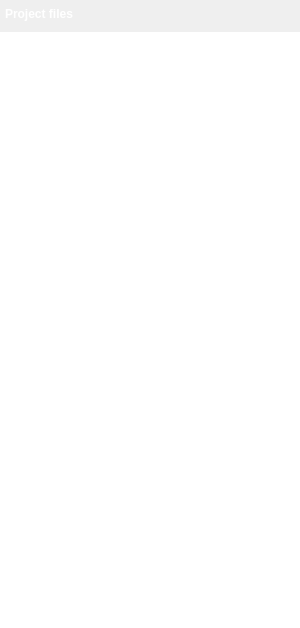
<?xml version="1.0" encoding="UTF-8"?>
<ui version="4.0">
 <class>Edit</class>
 <widget class="QWidget" name="Edit">
  <property name="enabled">
   <bool>true</bool>
  </property>
  <property name="geometry">
   <rect>
    <x>0</x>
    <y>0</y>
    <width>300</width>
    <height>628</height>
   </rect>
  </property>
  <property name="sizePolicy">
   <sizepolicy hsizetype="Preferred" vsizetype="Preferred">
    <horstretch>0</horstretch>
    <verstretch>0</verstretch>
   </sizepolicy>
  </property>
  <property name="maximumSize">
   <size>
    <width>16777215</width>
    <height>16777215</height>
   </size>
  </property>
  <property name="windowTitle">
   <string>Form</string>
  </property>
  <property name="styleSheet">
   <string notr="true">QSplitter#fileList::handle:horizontal{
	background-color: rgb(0, 0, 0);
}</string>
  </property>
  <layout class="QVBoxLayout" name="verticalLayout">
   <property name="spacing">
    <number>0</number>
   </property>
   <property name="margin">
    <number>0</number>
   </property>
   <item>
    <widget class="QSplitter" name="fileList">
     <property name="sizePolicy">
      <sizepolicy hsizetype="Expanding" vsizetype="Preferred">
       <horstretch>0</horstretch>
       <verstretch>0</verstretch>
      </sizepolicy>
     </property>
     <property name="accessibleName">
      <string>fileList</string>
     </property>
     <property name="styleSheet">
      <string notr="true"/>
     </property>
     <property name="orientation">
      <enum>Qt::Horizontal</enum>
     </property>
     <property name="opaqueResize">
      <bool>true</bool>
     </property>
     <property name="handleWidth">
      <number>1</number>
     </property>
     <property name="childrenCollapsible">
      <bool>false</bool>
     </property>
     <widget class="QFrame" name="frame_3">
      <property name="sizePolicy">
       <sizepolicy hsizetype="Preferred" vsizetype="Preferred">
        <horstretch>0</horstretch>
        <verstretch>0</verstretch>
       </sizepolicy>
      </property>
      <property name="minimumSize">
       <size>
        <width>80</width>
        <height>0</height>
       </size>
      </property>
      <property name="baseSize">
       <size>
        <width>0</width>
        <height>0</height>
       </size>
      </property>
      <property name="frameShape">
       <enum>QFrame::NoFrame</enum>
      </property>
      <property name="frameShadow">
       <enum>QFrame::Raised</enum>
      </property>
      <property name="lineWidth">
       <number>0</number>
      </property>
      <layout class="QVBoxLayout" name="verticalLayout_2">
       <property name="spacing">
        <number>4</number>
       </property>
       <property name="margin">
        <number>0</number>
       </property>
       <item>
        <widget class="QFrame" name="frame_5">
         <property name="sizePolicy">
          <sizepolicy hsizetype="Preferred" vsizetype="Preferred">
           <horstretch>0</horstretch>
           <verstretch>0</verstretch>
          </sizepolicy>
         </property>
         <property name="minimumSize">
          <size>
           <width>0</width>
           <height>28</height>
          </size>
         </property>
         <property name="maximumSize">
          <size>
           <width>16777215</width>
           <height>28</height>
          </size>
         </property>
         <property name="styleSheet">
          <string notr="true">#frame_5{
	background-image: url(:toolbar)
}</string>
         </property>
         <property name="lineWidth">
          <number>0</number>
         </property>
         <layout class="QHBoxLayout" name="horizontalLayout">
          <property name="spacing">
           <number>0</number>
          </property>
          <property name="leftMargin">
           <number>5</number>
          </property>
          <property name="topMargin">
           <number>0</number>
          </property>
          <property name="rightMargin">
           <number>5</number>
          </property>
          <property name="bottomMargin">
           <number>0</number>
          </property>
          <item>
           <widget class="QLabel" name="label1">
            <property name="text">
             <string>&lt;html&gt;&lt;head/&gt;&lt;body&gt;&lt;p&gt;&lt;span style=&quot; font-weight:600; color:#ffffff;&quot;&gt;Project files&lt;/span&gt;&lt;/p&gt;&lt;/body&gt;&lt;/html&gt;</string>
            </property>
           </widget>
          </item>
         </layout>
        </widget>
       </item>
       <item>
        <widget class="QTreeView" name="projectView">
         <property name="sizePolicy">
          <sizepolicy hsizetype="Preferred" vsizetype="Preferred">
           <horstretch>0</horstretch>
           <verstretch>1</verstretch>
          </sizepolicy>
         </property>
         <property name="styleSheet">
          <string notr="true"> QTreeView::branch:has-siblings:!adjoins-item { }

 QTreeView::branch:!has-siblings:adjoins-item { }

 QTreeView::branch:!has-children:!has-siblings:adjoins-item { }</string>
         </property>
         <property name="frameShape">
          <enum>QFrame::NoFrame</enum>
         </property>
         <property name="lineWidth">
          <number>0</number>
         </property>
         <property name="midLineWidth">
          <number>0</number>
         </property>
         <property name="showDropIndicator" stdset="0">
          <bool>false</bool>
         </property>
         <property name="selectionBehavior">
          <enum>QAbstractItemView::SelectRows</enum>
         </property>
         <property name="rootIsDecorated">
          <bool>true</bool>
         </property>
         <property name="uniformRowHeights">
          <bool>false</bool>
         </property>
         <property name="animated">
          <bool>false</bool>
         </property>
         <attribute name="headerVisible">
          <bool>false</bool>
         </attribute>
         <attribute name="headerCascadingSectionResizes">
          <bool>false</bool>
         </attribute>
        </widget>
       </item>
      </layout>
     </widget>
    </widget>
   </item>
  </layout>
 </widget>
 <resources/>
 <connections/>
</ui>
